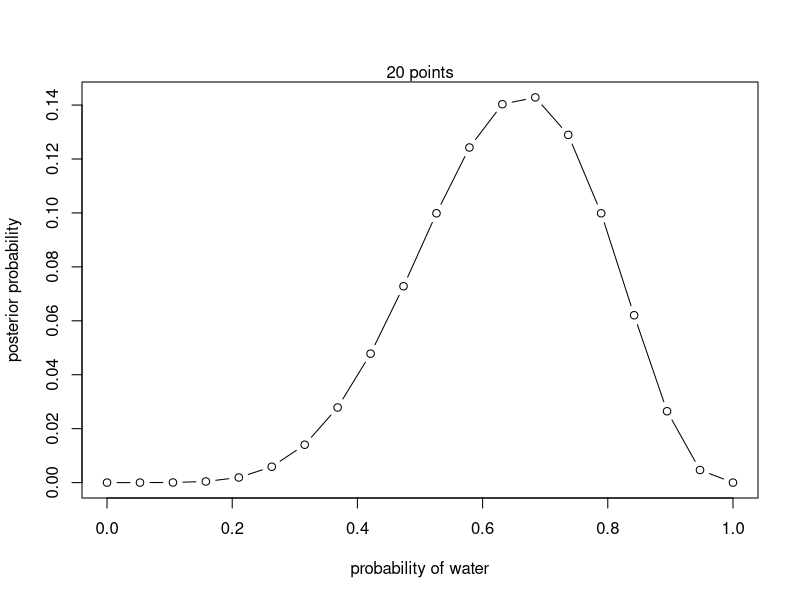
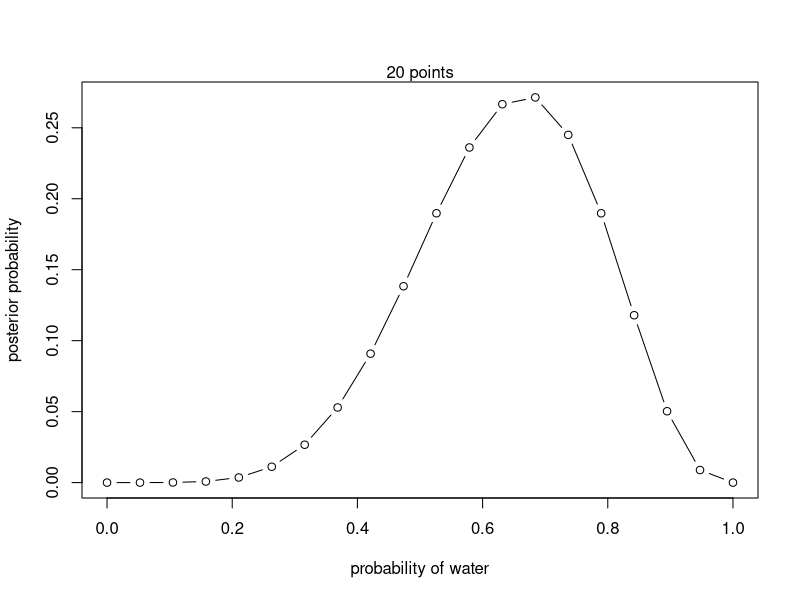

Write R code to recreate these figures, in order.
## ---- chunk 1
rm(list=ls())

# Define our grid parameters
theta_start <- 0; theta_end <- 1; n_grid <- 20

# We observe a total of 6 water observations out of a total of 9 trials
w <- 6; N <- 9

# Create a grid of theta values
theta_grid <- seq(from = theta_start, to = theta_end, 
                 length.out = n_grid)

# Define prior (using uniform prior)
prior <- rep(1, n_grid)

# Compute likelihood at each value in grid
likelihood <- dbinom(w, size = N, prob = theta_grid)

# Compute product of likelihood and prior
unstd.posterior <- likelihood * prior

# Standardize the posterior so it sums to 1
posterior <- unstd.posterior / sum(unstd.posterior)
## ---- chunk 2
plot(theta_grid, posterior, type="b",
  xlab="probability of water", ylab="posterior probability")
mtext("20 points")
## ---- chunk 3
plot(theta_grid, unstd.posterior, type="b",
  xlab="probability of water", ylab="posterior probability")
mtext("20 points")
